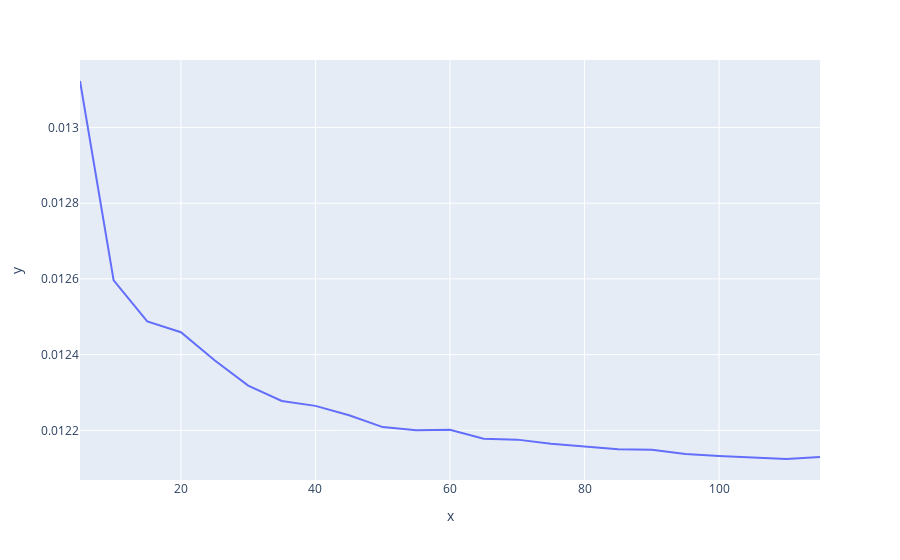

Notebook cell for this chart:
### Code cell
px.line(y = mse_test_nb_estimators, x = nb_estimators_ls)

### Figure 1 — Plotly figure (JSON) as saved in the notebook; plotly's stock layout.template omitted (floating-point values rounded to 4 significant figures)
{"data": [{"hovertemplate": "x=%{x}<br>y=%{y}<extra></extra>", "legendgroup": "", "line": {"color": "#636efa", "dash": "solid"}, "mode": "lines", "name": "", "orientation": "v", "showlegend": false, "type": "scatter", "x": [5, 10, 15, 20, 25, 30, 35, 40, 45, 50, 55, 60, 65, 70, 75, 80, 85, 90, 95, 100, 105, 110, 115], "xaxis": "x", "y": [0.01312, 0.0126, 0.01249, 0.01246, 0.01239, 0.01232, 0.01228, 0.01226, 0.01224, 0.01221, 0.0122, 0.0122, 0.01218, 0.01218, 0.01216, 0.01216, 0.01215, 0.01215, 0.01214, 0.01213, 0.01213, 0.01212, 0.01213], "yaxis": "y"}], "layout": {"legend": {"tracegroupgap": 0}, "margin": {"t": 60}, "xaxis": {"anchor": "y", "domain": [0, 1], "title": {"text": "x"}}, "yaxis": {"anchor": "x", "domain": [0, 1], "title": {"text": "y"}}}}
